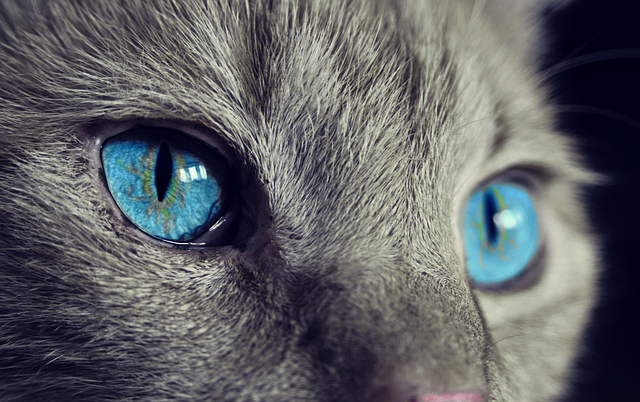
#> input picture OpenCV/img.jpg, 640 x 402 px
$ jupyter execute '09. 이미지 회전.ipynb'
#> lines starting #> are read from the running program, lines starting #| are printed output that depends on the picture
# 9. 이미지 회전

## 1. 시계 방향 90도 회전

[cell 1]
import cv2
img = cv2.imread('img.jpg')
#> img is the input picture: shape (402, 640, 3); mean B, G, R 100.2, 96.6, 95.2

rotate_90 = cv2.rotate(img, cv2.ROTATE_90_CLOCKWISE) # 시계 방향으로 90도 회전
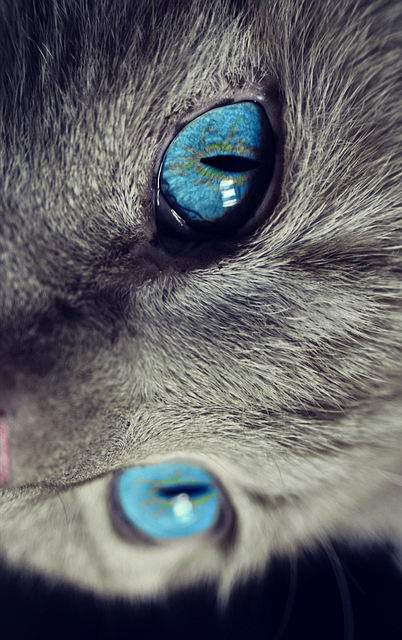
#> rotate_90: shape (640, 402, 3); mean B, G, R 100.2, 96.6, 95.2

cv2.imshow('img',img)
cv2.imshow('rotate_90',rotate_90)
cv2.waitKey(0)
cv2.destroyAllWindows()

## 2. 180도 회전

[cell 2]
import cv2
img = cv2.imread('img.jpg')

rotate_180 = cv2.rotate(img, cv2.ROTATE_180) # 180도 회전
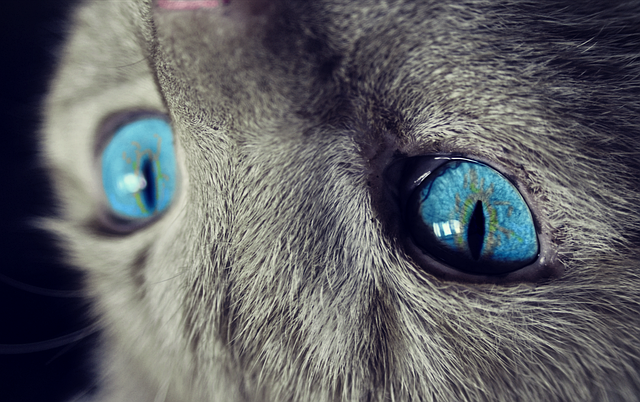
#> rotate_180: shape (402, 640, 3); mean B, G, R 100.2, 96.6, 95.2

cv2.imshow('img',img)
cv2.imshow('rotate_180',rotate_180)
cv2.waitKey(0)
cv2.destroyAllWindows()

## 3. 시계 반대 방향 90도 회전 (시계 방향 270도 회전)

[cell 3]
import cv2
img = cv2.imread('img.jpg')

rotate_270 = cv2.rotate(img, cv2.ROTATE_90_COUNTERCLOCKWISE) # 시계 반대 방향 90도 회전
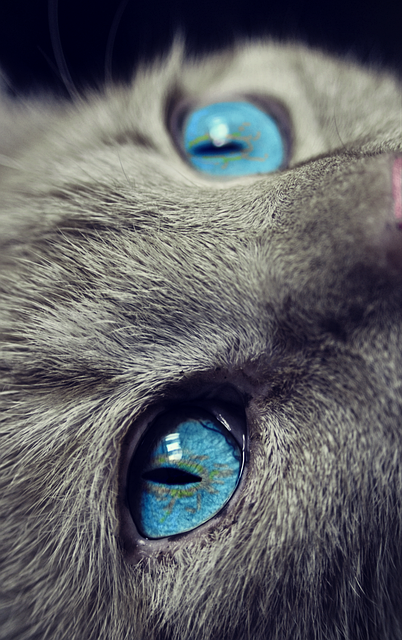
#> rotate_270: shape (640, 402, 3); mean B, G, R 100.2, 96.6, 95.2

cv2.imshow('img',img)
cv2.imshow('rotate_270',rotate_270)
cv2.waitKey(0)
cv2.destroyAllWindows()

$ run again, with OpenCV/book.jpg copied over OpenCV/img.jpg
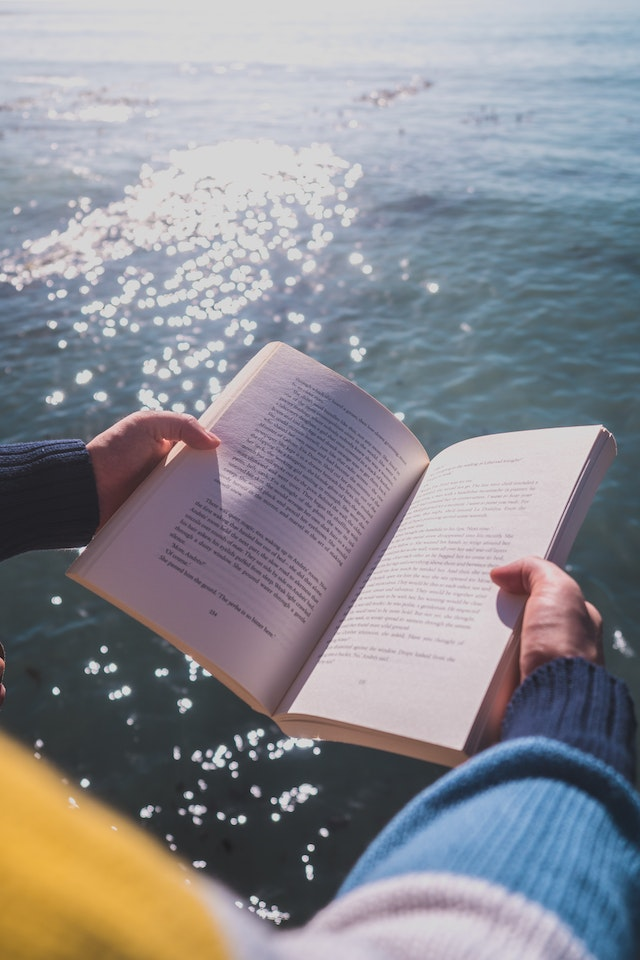
#> input picture OpenCV/book.jpg, 640 x 960 px
#> img is the input picture: shape (960, 640, 3); mean B, G, R 145.5, 139.6, 139.3
#> `rotate_180 = cv2.rotate(img, cv2.ROTATE_180)`:
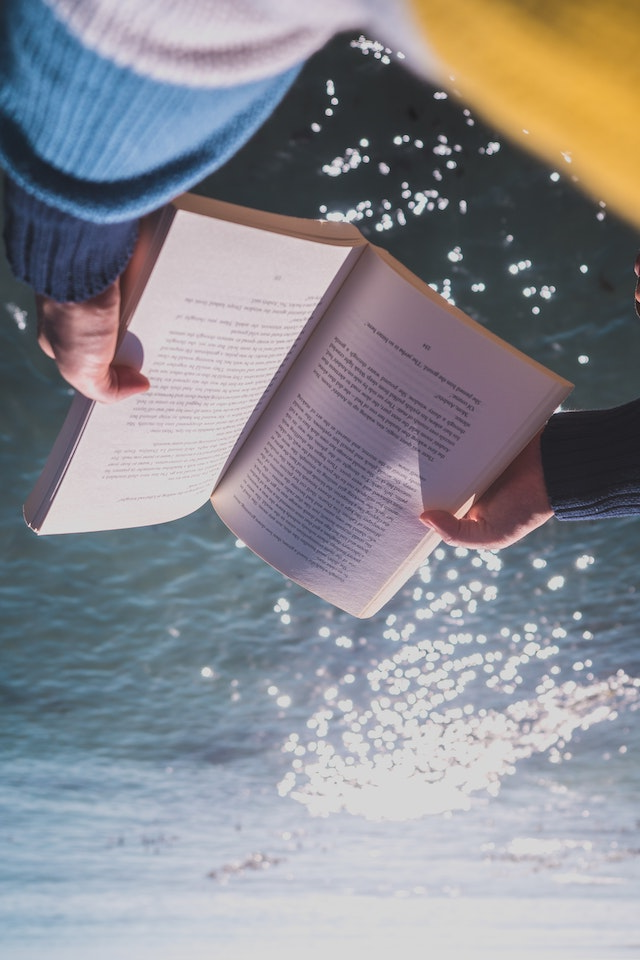
#> rotate_180: shape (960, 640, 3); mean B, G, R 145.5, 139.6, 139.3
#> `rotate_270 = cv2.rotate(img, cv2.ROTATE_90_COUNTERCLOCKWISE)`:
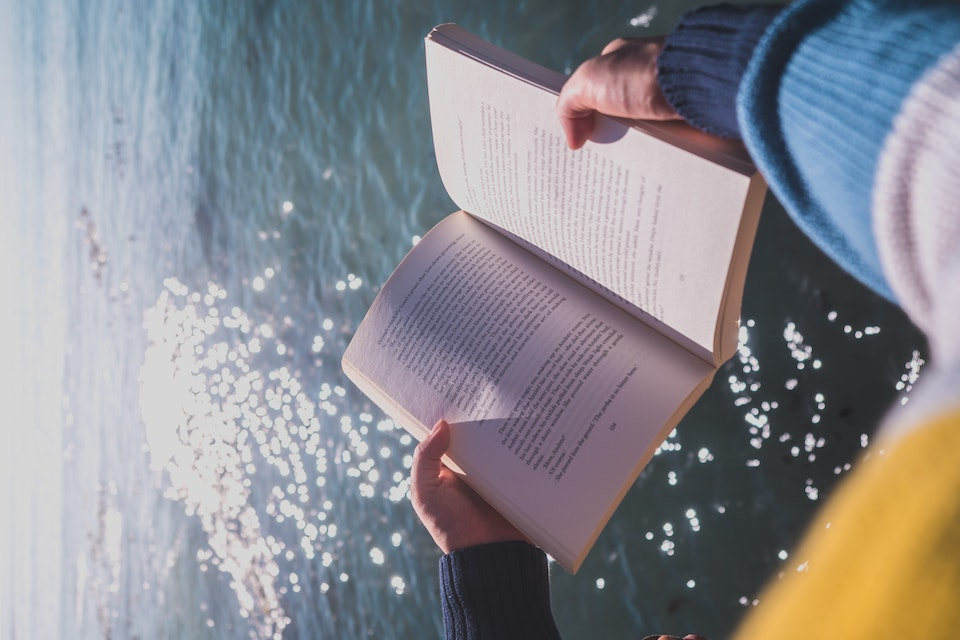
#> rotate_270: shape (640, 960, 3); mean B, G, R 145.5, 139.6, 139.3

$ run again, with OpenCV/newspaper.jpg copied over OpenCV/img.jpg
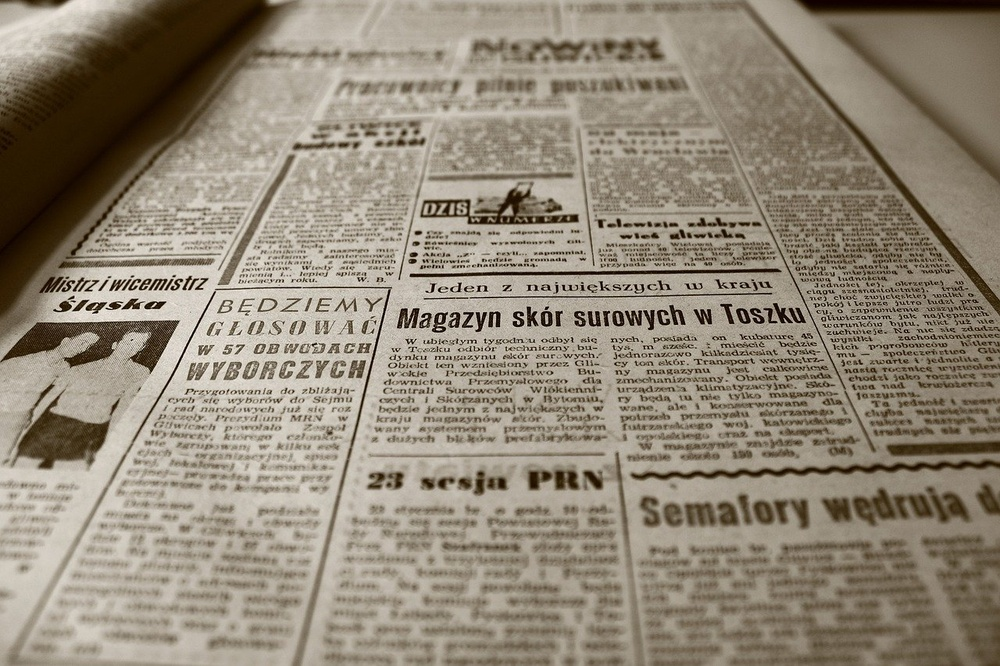
#> input picture OpenCV/newspaper.jpg, 1000 x 666 px, shrunk from 1280 x 853 before the run
#> img is the input picture: shape (666, 1000, 3); mean B, G, R 118.7, 135.2, 145.4
#> `rotate_180 = cv2.rotate(img, cv2.ROTATE_180)`:
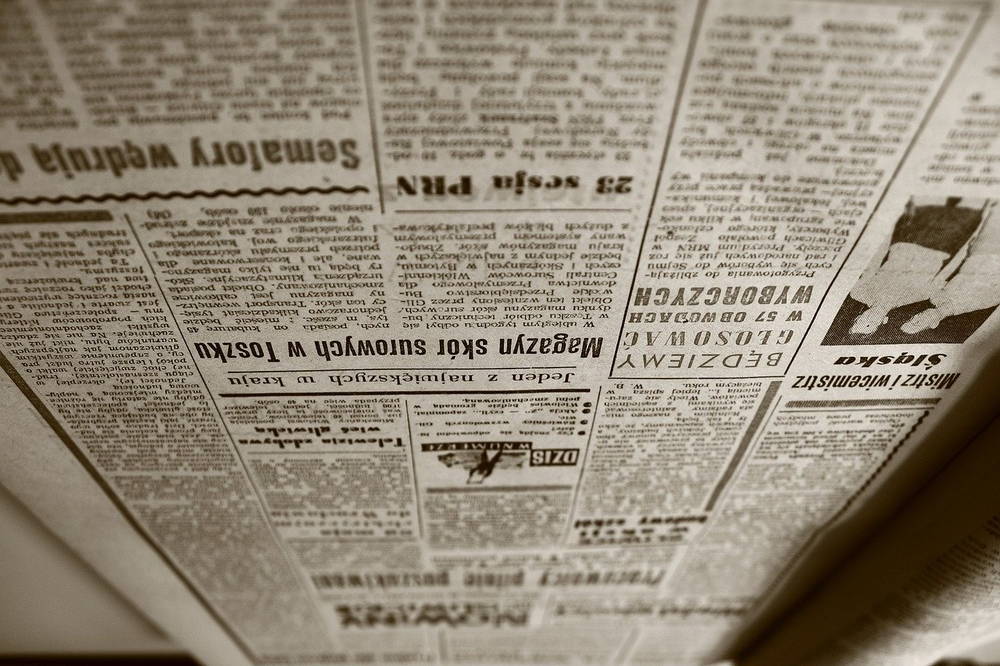
#> rotate_180: shape (666, 1000, 3); mean B, G, R 118.7, 135.2, 145.4
#> `rotate_270 = cv2.rotate(img, cv2.ROTATE_90_COUNTERCLOCKWISE)`:
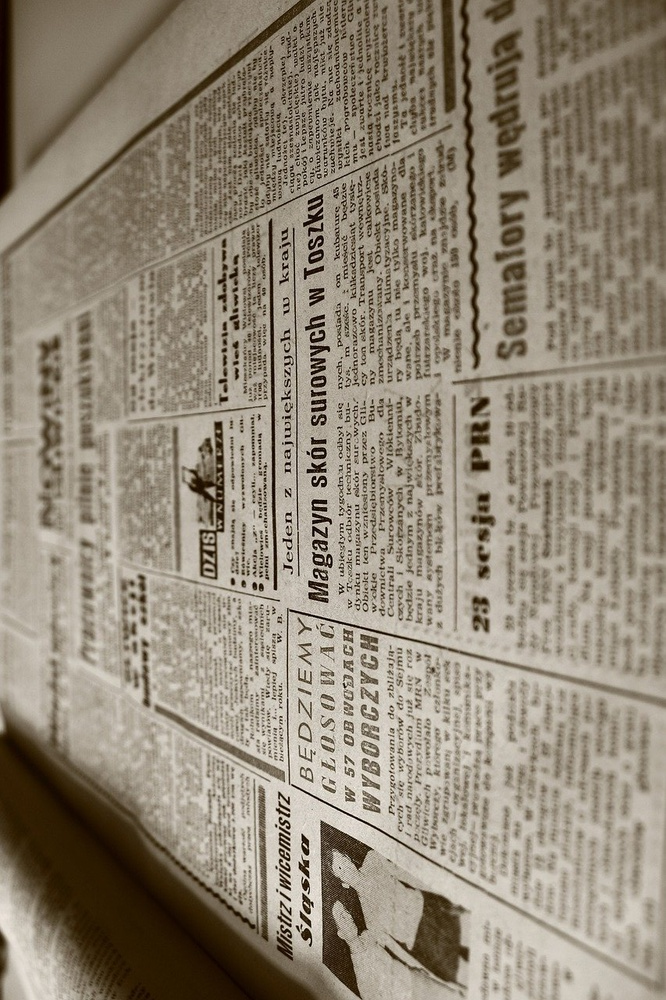
#> rotate_270: shape (1000, 666, 3); mean B, G, R 118.7, 135.2, 145.4
